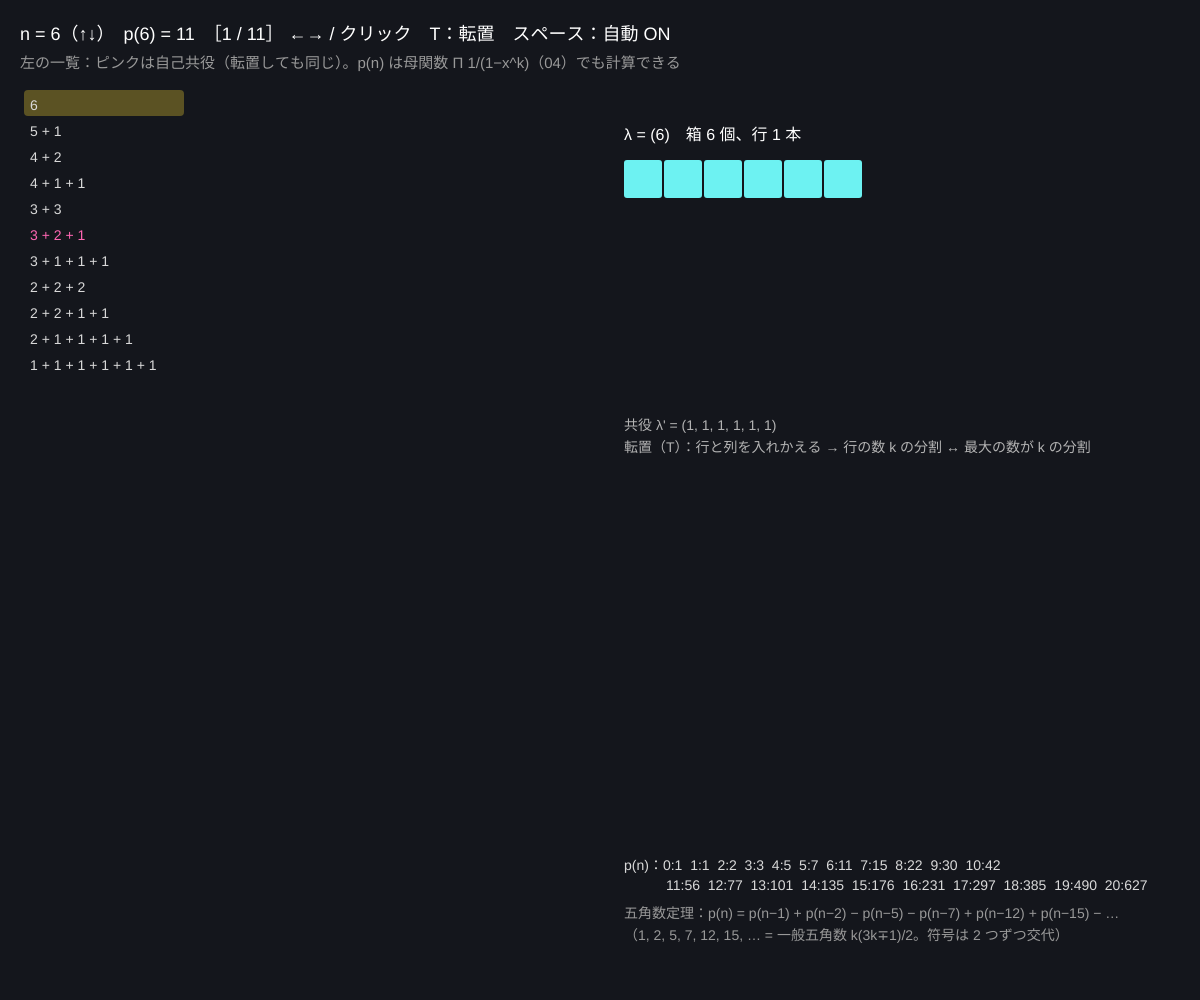
Frame 1 (no input)
Frame 60 (no input): identical to frame 1, image omitted
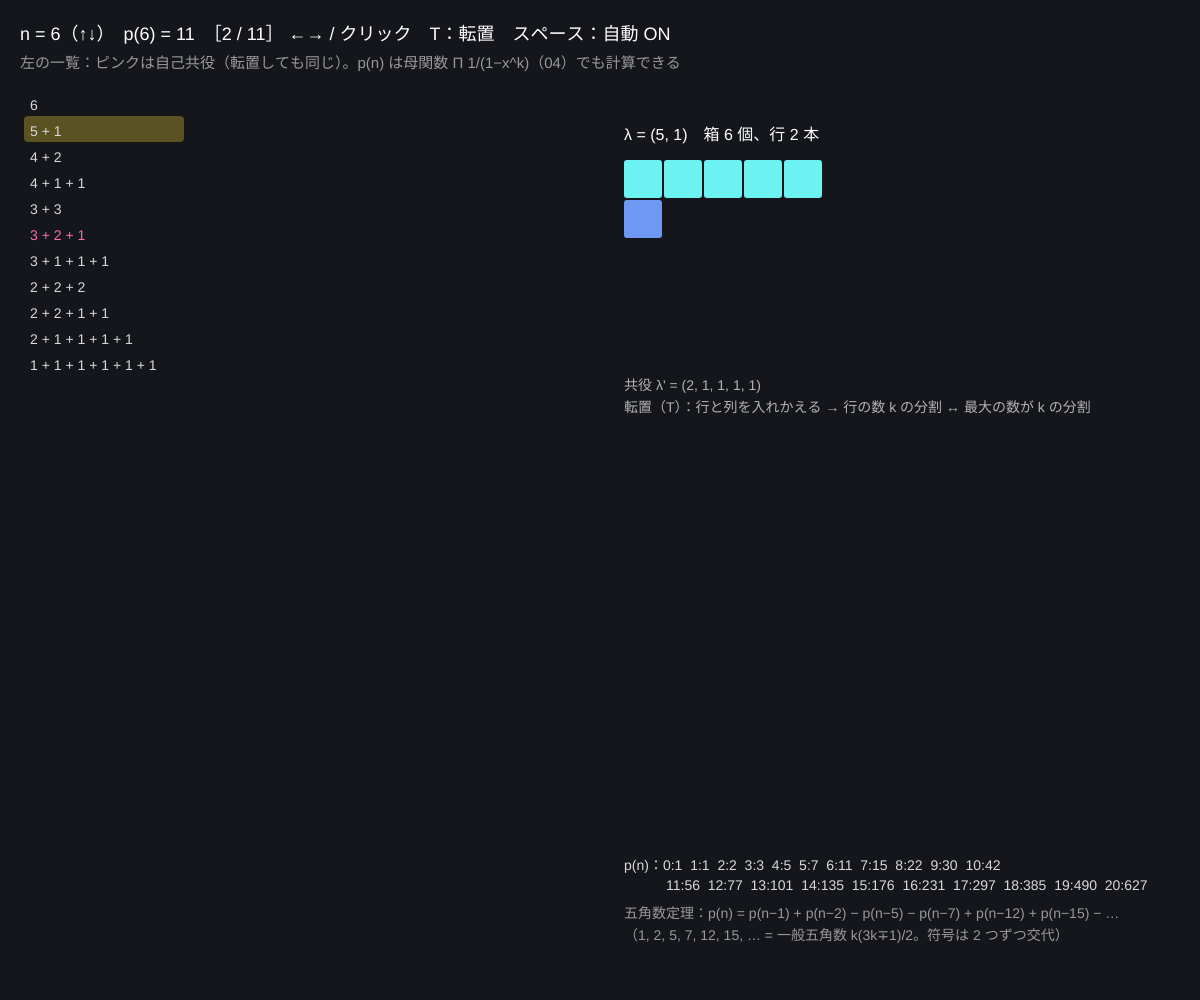
Frame 120 (the mouse pressed at the canvas centre since frame 60)

The p5.js sketch that drew these frames (run headless with seeded random() and noise() and a simulated clock; from frame 60 on, the mouse is pressed at the canvas centre):

// p5.js sketch
// ── sketch.js
// ============================================
// 09 整数分割とヤング図形
// n を正の整数の和に分ける方法（順番はちがっても同じ）の数 p(n)：4 = 4 = 3+1 = 2+2 = 2+1+1 = 1+1+1+1 → p(4) = 5
// 各分割はヤング図形（箱を左づめに積む）で描ける。転置すると「共役分割」になる
// ↑↓ = n（1〜14）/ ←→ or クリック = 分割を選ぶ / T = 転置アニメ / スペース = 自動で次へ
// ============================================

let n = 6;                // ★ 分割する数
let parts = [];           // 分割の一覧（各要素は降順の配列）
let sel = 0;
let auto = true;
let tick = 0;
let flip = 0;             // 0 = もとの図形, 1 = 転置（アニメで 0↔1）
let flipTarget = 0;

function setup() {
  createCanvas(windowWidth, windowHeight);
  colorMode(HSB, 360, 100, 100, 100);
  rebuild();
}

// ★ 分割を全部つくる：大きい数から順に（降順）
function rebuild() {
  parts = [];
  function rec(left, maxPart, cur) {
    if (left === 0) { parts.push(cur.slice()); return; }
    for (let p = Math.min(left, maxPart); p >= 1; p--) { cur.push(p); rec(left - p, p, cur); cur.pop(); }
  }
  rec(n, n, []);
  sel = 0; flip = 0; flipTarget = 0;
}

// 共役分割：列の長さを読む
function conjugate(lam) {
  let out = [];
  for (let j = 0; j < (lam[0] || 0); j++) { let c = 0; for (let v of lam) if (v > j) c++; out.push(c); }
  return out;
}

// ★ 五角数定理による p(n)：p(n) = Σ (−1)^{k+1} [ p(n − k(3k−1)/2) + p(n − k(3k+1)/2) ]
function partitionNumbers(N) {
  let p = [1];
  for (let m = 1; m <= N; m++) {
    let s = 0;
    for (let k = 1; ; k++) {
      let g1 = (k * (3 * k - 1)) / 2, g2 = (k * (3 * k + 1)) / 2;
      if (g1 > m) break;
      let sign = k % 2 === 1 ? 1 : -1;
      s += sign * p[m - g1];
      if (g2 <= m) s += sign * p[m - g2];
    }
    p.push(s);
  }
  return p;
}

function draw() {
  background(224, 28, 11);
  if (auto) { tick += deltaTime / 1000; if (tick > 1.0) { tick = 0; sel = (sel + 1) % parts.length; } }
  flip += (flipTarget - flip) * 0.1;
  let lam = parts[sel], conj = conjugate(lam);

  // 一覧（左）
  let lx = 30, ly = 110, rowH = parts.length > 60 ? 16 : parts.length > 30 ? 20 : 26;
  let perCol = Math.floor((height - ly - 30) / rowH), colW = 170;
  textSize(parts.length > 60 ? 12 : 14);
  for (let i = 0; i < parts.length; i++) {
    let c = Math.floor(i / perCol), r = i % perCol;
    let x = lx + c * colW, y = ly + r * rowH;
    if (x > width * 0.45) break;
    let isSelf = parts[i].join(',') === conjugate(parts[i]).join(',');
    if (i === sel) { noStroke(); fill(50, 80, 100, 30); rect(x - 6, y - rowH + 6, colW - 10, rowH, 4); }
    noStroke();
    fill(isSelf ? 330 : 0, isSelf ? 60 : 0, isSelf ? 100 : 85);
    text(parts[i].join(' + '), x, y);
  }

  // ヤング図形（中央）：転置アニメ（箱 (i,j) → (j,i) へ移動）
  let cell = Math.min(40, 360 / Math.max(lam.length, lam[0]));
  let gx = width * 0.52, gy = 160;
  noStroke();
  for (let i = 0; i < lam.length; i++) for (let j = 0; j < lam[i]; j++) {
    let x = gx + (j * (1 - flip) + i * flip) * cell, y = gy + (i * (1 - flip) + j * flip) * cell;
    fill((i * 40 + 180) % 360, 55, 95);
    rect(x, y, cell - 2, cell - 2, 3);
  }
  fill(0, 0, 100); textSize(16);
  text('λ = (' + lam.join(', ') + ')　箱 ' + n + ' 個、行 ' + lam.length + ' 本', gx, gy - 20);
  fill(0, 0, 70); textSize(14);
  let below = gy + Math.max(lam.length, lam[0]) * cell + 30;
  text("共役 λ' = (" + conj.join(', ') + ')' + (lam.join(',') === conj.join(',') ? '　自己共役！' : ''), gx, below);
  text('転置（T）：行と列を入れかえる → 行の数 k の分割 ↔ 最大の数が k の分割', gx, below + 22);

  // p(n) の表（右下）
  let P = partitionNumbers(20);
  let tx = width * 0.52, ty = height - 130;
  fill(0, 0, 85); textSize(14);
  text('p(n)：' + P.slice(0, 11).map((v, i) => i + ':' + v).join('  '), tx, ty);
  text('　　　' + P.slice(11, 21).map((v, i) => (i + 11) + ':' + v).join('  '), tx, ty + 20);
  fill(0, 0, 60);
  text('五角数定理：p(n) = p(n−1) + p(n−2) − p(n−5) − p(n−7) + p(n−12) + p(n−15) − …', tx, ty + 48);
  text('（1, 2, 5, 7, 12, 15, … = 一般五角数 k(3k∓1)/2。符号は 2 つずつ交代）', tx, ty + 70);

  fill(0, 0, 100); textSize(18);
  text('n = ' + n + '（↑↓）　p(' + n + ') = ' + parts.length + '　［' + (sel + 1) + ' / ' + parts.length + '］ ←→ / クリック　T：転置　スペース：自動 ' + (auto ? 'ON' : 'off'), 20, 40);
  fill(0, 0, 60); textSize(15);
  text('左の一覧：ピンクは自己共役（転置しても同じ）。p(n) は母関数 Π 1/(1−x^k)（04）でも計算できる', 20, 68);
}

function mousePressed() {
  let ly = 110, rowH = parts.length > 60 ? 16 : parts.length > 30 ? 20 : 26;
  let perCol = Math.floor((height - ly - 30) / rowH), colW = 170;
  let c = Math.floor((mouseX - 24) / colW), r = Math.floor((mouseY - ly + rowH - 6) / rowH);
  if (c >= 0 && r >= 0 && r < perCol) { let i = c * perCol + r; if (i < parts.length && mouseX < width * 0.45) { sel = i; auto = false; } }
}

function keyPressed() {
  if (key === UP_ARROW && n < 14) { n++; rebuild(); }
  if (key === DOWN_ARROW && n > 1) { n--; rebuild(); }
  if (key === RIGHT_ARROW) { sel = (sel + 1) % parts.length; auto = false; }
  if (key === LEFT_ARROW) { sel = (sel - 1 + parts.length) % parts.length; auto = false; }
  if (key === 't' || key === 'T') flipTarget = 1 - flipTarget;
  if (key === ' ') auto = !auto;
}

// ---------- やってみよう ----------
// 1. n = 5 の 7 通りを順に転置し、どの分割がどれと対になるか表にしよう。自己共役はいくつ？
// 2. 「相異なる数だけの分割」と「奇数だけの分割」の数は同じ（オイラー）。n = 7 で両方数えてみよう
// 3. 行数が 2 本以下の分割の数は floor(n/2)+1。一覧の中から数えて確かめよう
// 4. rec を書きかえて「各数は k 以下」という条件をつけると、転置で「行数 k 以下」と同じ数になる
